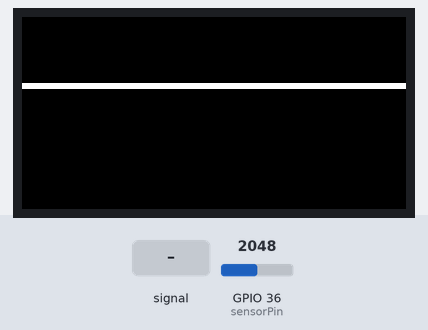
Recording of a sketch running on a simulated ESP32. Parts: 64×32 colour display. The test bench sets the inputs (shaded band); at power-on: GPIO 36 (sensorPin) = 2048.

Above: at 2.2 s.
2.3 s: GPIO 36 (sensorPin) fed a 200 Hz sine of ±327 counts around its level
At 2.74 s:
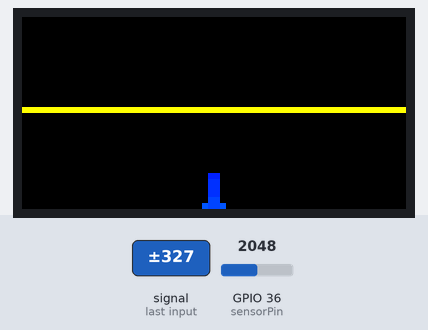
4.0 s: GPIO 36 (sensorPin) set to 2866
At 5.3 s:
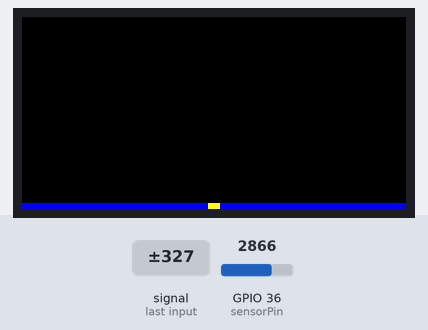
5.5 s: GPIO 36 (sensorPin) set to 3603
7.0 s: GPIO 36 (sensorPin) set to 2047
At 7.07 s:
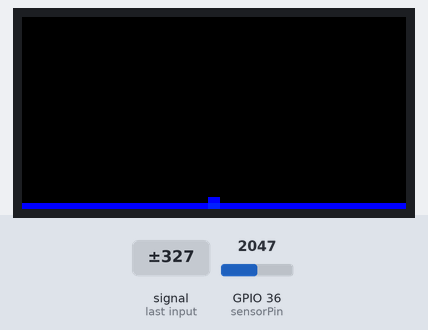
8.6 s: GPIO 36 (sensorPin) fed a 1000 Hz sine of ±1023 counts around its level
At 8.77 s:
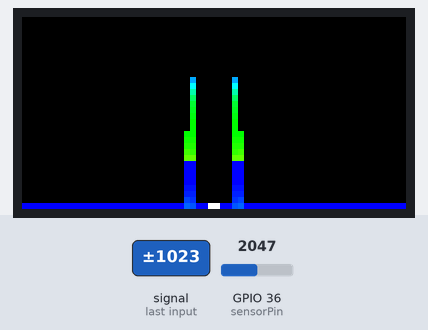
Timing chart, 0 to 11.1 s (numbered marks = the images above; inputs shaded):
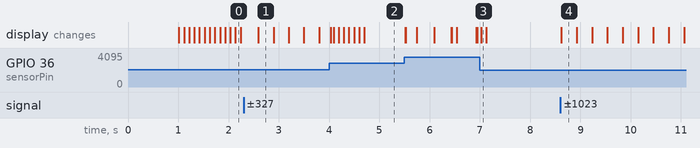

Measured:
- after the input at 8.6 s, the display: changes at once (image 4)

The sketch:

arduinoFFT_With_ESP32_and_RGB_Matrix_32Band.ino
```cpp
// REQUIRES the following Arduino libraries:
// - Lien vidéo: https://youtu.be/lqTnZvAtL_0
// - RGB LED Matrix with an ESP32 - How to get started : https://youtu.be/0gGnr2HYCnQ
// - ArduinoFFT Library: https://github.com/kosme/arduinoFFT
// - Adafruit RGB matrix Panel Library: https://github.com/adafruit/RGB-matrix-Panel
// - Adafruit_GFX Library: https://github.com/adafruit/Adafruit-GFX-Library
// - Adafruit_BusIO Library: https://github.com/adafruit/Adafruit_BusIO
// - Getting Started ESP32 / ESP32S : https://www.youtube.com/watch?v=9b0Txt-yF7E
// Find All "Great Projects" Videos : https://www.youtube.com/c/GreatProjects


#include <Adafruit_GFX.h>
#include <RGBmatrixPanel.h>
#include <gamma.h>
#include <arduinoFFT.h>

#define A    23
#define B    19
#define C    5
#define D    17
#define CLK  16
#define LAT  4
#define OE   15
RGBmatrixPanel matrix(A, B, C, D, CLK, LAT, OE, false, 64);
//ArduinoFFT FFT = ArduinoFFT();

uint32_t lastTime, lastdoT, lastblack;
#define SAMPLES 64
const double samplingFrequency = 44100;
double vReal[SAMPLES];
double vImag[SAMPLES];
ArduinoFFT<double> FFT = ArduinoFFT<double>(vReal, vImag, SAMPLES, samplingFrequency);

int Exval[32] = {0};
int Exdot[32] = {0};
int vR, yh, vpx, yx;
int sensorPin = 36;    // select the input pin for the Mic
// standard colors
uint16_t myRED = matrix.Color333(7,0,0);
uint16_t myGREEN = matrix.Color333(0,7,0);
uint16_t myBLUE = matrix.Color333(0,0,7);
uint16_t myWHITE = matrix.Color333(7, 7,7);
uint16_t myYELLOW = matrix.Color333(7,7,0);
uint16_t myCYAN = matrix.Color333(0,7,7);
uint16_t myMAGENTA = matrix.Color333(7,0,7);
uint16_t myShadow = matrix.Color333(4,0,7);
uint16_t myROSE = matrix.Color333(7,0,4);
uint16_t myBLACK = matrix.Color333(0,0,0);
uint16_t myCOLORS[7] = {myRED, myYELLOW, myCYAN, myBLUE, myWHITE, myMAGENTA, myGREEN};
uint8_t ac = 0;
long          hue = 0, hueval;
int           ax1, ax2, ax3, ax4, ay1, ay2, ay3, ay4;
int           sx1, sx2, sx3, sx4;
float         sy1, sy2, sy3, sy4;

void getdoT() {
  for(int x=0; x<32; x++) {
      int xl = x+32, xr = 63 - xl;
      yh = Exdot[x];
      if (yh < 32) {
      matrix.fillRect(xl, yh-1, 1, 2, myBLACK);
      matrix.fillRect(xr, yh-1, 1, 2, myBLACK);
      matrix.fillRect(xl, yh, 1, 1, (myCOLORS[ac]));
      matrix.fillRect(xr, yh, 1, 1, (myCOLORS[ac]));
      Exdot[x]++;
  }
  }
      ac++;
      if (ac > 6) { ac = 0; }
}
void getblack() {
  for(int x=0; x<32; x++) {
      int xl = x+32, xr = 63 - xl;
      yh = Exval[x];
      if (yh < 31) {
      matrix.fillRect(xl, yh, 1, 1, myBLACK);
      matrix.fillRect(xr, yh, 1, 1, myBLACK);
      Exval[x]++;
  }
  }
}
void displayBand(int ban, int vmic){
      int xl = ban+32, xr = 63 - xl;
      for(int x=32; x>vmic; x--) {
      hueval = hue
        + (uint8_t)((ax1 * ax1 + ay1 * ay1) >> 6)
        + (uint8_t)((ax2 * ax2 + ay2 * ay2) >> 6)
        + (uint8_t)((ax3 * ax3 + ay3 * ay3) >> 5)
        + (uint8_t)((ax4 * ax4 + ay4 * ay4) >> 5);
      matrix.drawPixel(xl, x, matrix.ColorHSV(hueval * 3, 255, 255, true));
      matrix.drawPixel(xr, x, matrix.ColorHSV(hueval * 3, 255, 255, true));
      ax1--; ax2--; ax3--; ax4--;
  }
      if (Exdot[ban] > vmic) { Exdot[ban] = vmic; }
      if (Exval[ban] > vmic) { Exval[ban] = vmic; }
}
void getdata(){
  for (int i = 0; i < SAMPLES; i++) {
    vReal[i] = analogRead(sensorPin); // A conversion takes about 1uS on an ESP32
    vImag[i] = 0;
  }
  FFT.windowing(vReal, SAMPLES, FFT_WIN_TYP_HAMMING, FFT_FORWARD);
  FFT.compute(vReal, vImag, SAMPLES, FFT_FORWARD);
  FFT.complexToMagnitude(vReal, vImag, SAMPLES);
  sx1 = (int)(cos(sy1) * 20);
  sx2 = (int)(cos(sy2) * 40);
  sx3 = (int)(cos(sy3) * 80);
  sx4 = (int)(cos(sy4/32) * 120);
  ay1  = (int)(sin(sy1) * 20);
  ay2  = (int)(sin(sy2) * 40);
  ay3  = (int)(sin(sy3) * 80);
  ay4  = (int)(sin(sy4/32) * 120);
  hue = sy4;
  sy4 =0.00;
  for (int i = 2; i < SAMPLES/2; i++){
    ax1 = sx1; ax2 = sx2; ax3 = sx3; ax4 = sx4;
    vR = map((int)vReal[i], 24000, 0, 0, 31);
    if (vR < 0) { vR = 0; }
    sy4+=vR;
    if (vReal[i] > 500) {
      if (i<=2 )           displayBand(0, vR);
      if (i>2   && i<=3  ) displayBand(1, vR);
      if (i>3   && i<=5  ) displayBand(2, vR);
      if (i>5   && i<=7  ) displayBand(3, vR);
      if (i>7   && i<=24 ) displayBand(i-4, vR);
      if (i>24  && i<=27 ) displayBand(21, vR);
      if (i>27  && i<=32 ) displayBand(22, vR);
      if (i>32  && i<=41 ) displayBand(23, vR);
      if (i>41  && i<=50 ) displayBand(24, vR);
      if (i>50  && i<=60 ) displayBand(25, vR);
      if (i>60  && i<=70 ) displayBand(26, vR);
      if (i>70  && i<=74 ) displayBand(27, vR);
      if (i>74  && i<=80 ) displayBand(28, vR);
      if (i>80 && i<=100 ) displayBand(29, vR);
      if (i>100 && i<=120 ) displayBand(30, vR);
      if (i>120 )           displayBand(31, vR);
    }
    ay1--; ay2--; ay3--; ay4--;
}
    sy1+=0.02;
    sy2+=0.07;
    sy3+=0.13;
}
void setup() {
  pinMode(sensorPin, INPUT);
  matrix.begin();                           // setup the LED matrix
  matrix.setTextWrap(false); // Don't wrap at end of line - will do ourselves
  matrix.fillScreen(0);
  delay(1000);
}
void loop() {
  if(millis() - lastTime >= 7) {
      getdata();
      lastTime = millis();
    }
    if (millis() - lastblack >= 4) {
      getblack();
      lastblack = millis();
  }
  if(millis() - lastdoT >= 100) {
      getdoT();
      lastdoT = millis();
    }
}
```
